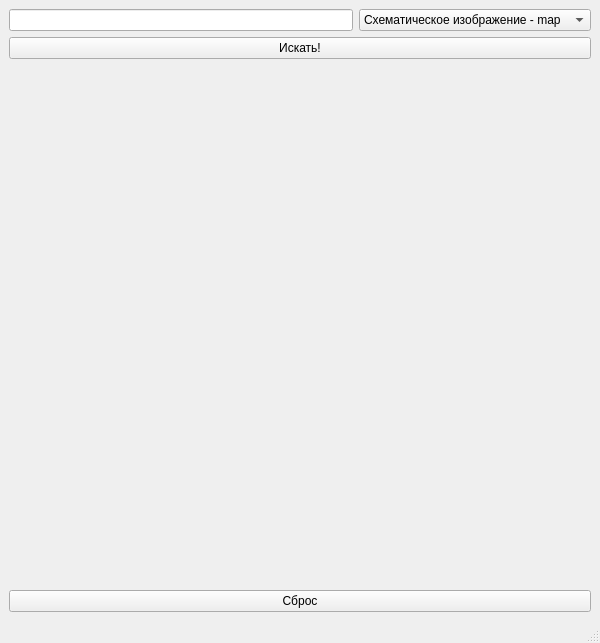
<?xml version="1.0" encoding="UTF-8"?>
<ui version="4.0">
 <class>MainWindow</class>
 <widget class="QMainWindow" name="MainWindow">
  <property name="geometry">
   <rect>
    <x>0</x>
    <y>0</y>
    <width>600</width>
    <height>643</height>
   </rect>
  </property>
  <property name="windowTitle">
   <string>MainWindow</string>
  </property>
  <widget class="QWidget" name="centralwidget">
   <layout class="QVBoxLayout" name="verticalLayout_3">
    <item>
     <layout class="QHBoxLayout" name="horizontalLayout">
      <item>
       <widget class="QLineEdit" name="adress_input">
        <property name="focusPolicy">
         <enum>Qt::ClickFocus</enum>
        </property>
        <property name="autoFillBackground">
         <bool>false</bool>
        </property>
        <property name="frame">
         <bool>true</bool>
        </property>
       </widget>
      </item>
      <item>
       <widget class="QComboBox" name="type_box">
        <property name="focusPolicy">
         <enum>Qt::NoFocus</enum>
        </property>
        <property name="frame">
         <bool>true</bool>
        </property>
        <item>
         <property name="text">
          <string>Схематическое изображение - map</string>
         </property>
        </item>
        <item>
         <property name="text">
          <string>Спутниковое изображение - sat</string>
         </property>
        </item>
        <item>
         <property name="text">
          <string>Гибридное изображение - sat,skl</string>
         </property>
        </item>
       </widget>
      </item>
     </layout>
    </item>
    <item>
     <widget class="QPushButton" name="search_button">
      <property name="text">
       <string>Искать!</string>
      </property>
     </widget>
    </item>
    <item>
     <widget class="QLabel" name="map_image">
      <property name="minimumSize">
       <size>
        <width>0</width>
        <height>500</height>
       </size>
      </property>
      <property name="focusPolicy">
       <enum>Qt::StrongFocus</enum>
      </property>
      <property name="text">
       <string/>
      </property>
     </widget>
    </item>
    <item>
     <widget class="QPushButton" name="reset_button">
      <property name="text">
       <string>Сброс</string>
      </property>
     </widget>
    </item>
   </layout>
  </widget>
  <widget class="QMenuBar" name="menubar">
   <property name="geometry">
    <rect>
     <x>0</x>
     <y>0</y>
     <width>600</width>
     <height>21</height>
    </rect>
   </property>
  </widget>
  <widget class="QStatusBar" name="statusbar"/>
 </widget>
 <resources/>
 <connections/>
</ui>
